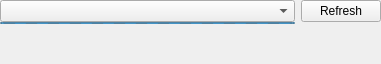
<?xml version="1.0" encoding="UTF-8"?>
<ui version="4.0">
 <class>YubiKeyEditWidget</class>
 <widget class="QWidget" name="YubiKeyEditWidget">
  <property name="geometry">
   <rect>
    <x>0</x>
    <y>0</y>
    <width>381</width>
    <height>64</height>
   </rect>
  </property>
  <layout class="QVBoxLayout" name="verticalLayout">
   <property name="leftMargin">
    <number>0</number>
   </property>
   <property name="topMargin">
    <number>0</number>
   </property>
   <property name="rightMargin">
    <number>0</number>
   </property>
   <property name="bottomMargin">
    <number>0</number>
   </property>
   <item>
    <layout class="QGridLayout" name="gridLayout_4">
     <property name="verticalSpacing">
      <number>0</number>
     </property>
     <item row="0" column="1">
      <widget class="QPushButton" name="buttonRedetectYubikey">
       <property name="text">
        <string>Refresh</string>
       </property>
      </widget>
     </item>
     <item row="0" column="0">
      <widget class="QComboBox" name="comboChallengeResponse">
       <property name="sizePolicy">
        <sizepolicy hsizetype="Expanding" vsizetype="Fixed">
         <horstretch>0</horstretch>
         <verstretch>0</verstretch>
        </sizepolicy>
       </property>
      </widget>
     </item>
     <item row="1" column="0">
      <widget class="QProgressBar" name="yubikeyProgress">
       <property name="maximumSize">
        <size>
         <width>16777215</width>
         <height>2</height>
        </size>
       </property>
       <property name="maximum">
        <number>0</number>
       </property>
       <property name="value">
        <number>-1</number>
       </property>
       <property name="textVisible">
        <bool>false</bool>
       </property>
      </widget>
     </item>
    </layout>
   </item>
   <item>
    <spacer name="verticalSpacer">
     <property name="orientation">
      <enum>Qt::Vertical</enum>
     </property>
     <property name="sizeHint" stdset="0">
      <size>
       <width>20</width>
       <height>0</height>
      </size>
     </property>
    </spacer>
   </item>
  </layout>
 </widget>
 <tabstops>
  <tabstop>comboChallengeResponse</tabstop>
  <tabstop>buttonRedetectYubikey</tabstop>
 </tabstops>
 <resources/>
 <connections/>
</ui>
